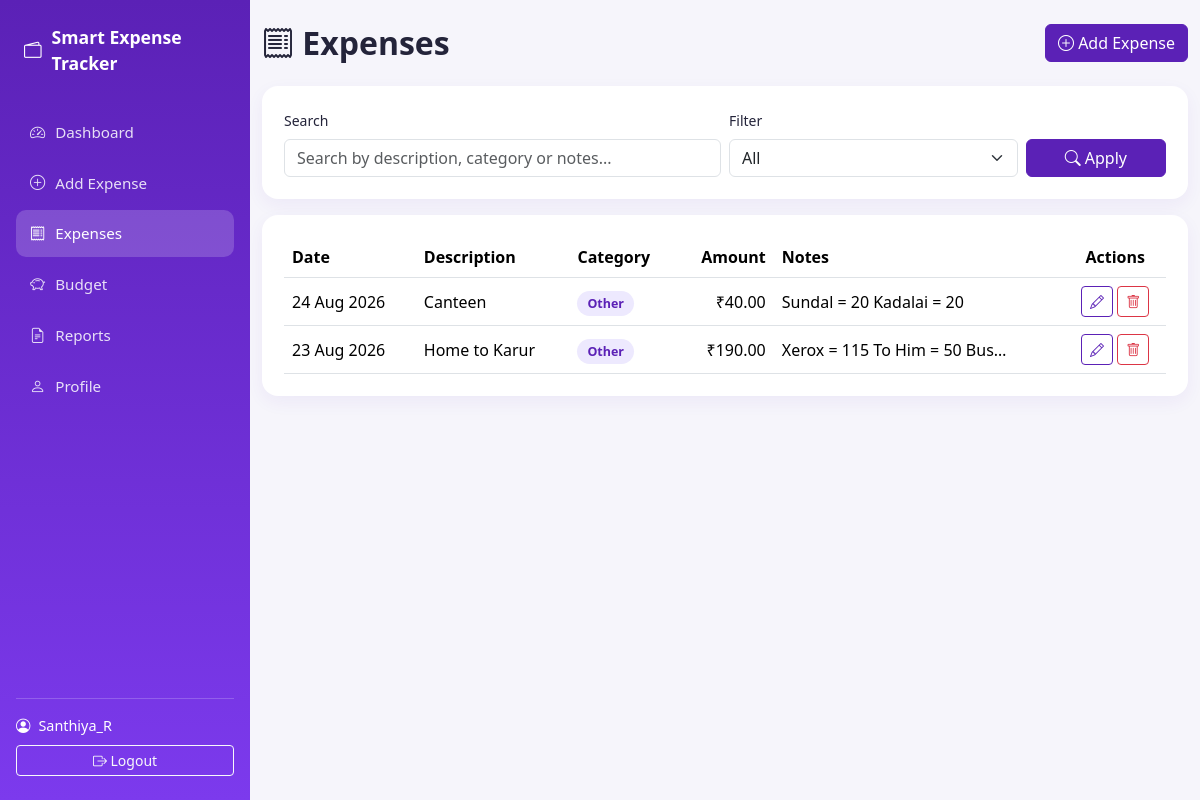
The app's page /expenses/ (signed in) with its own data.
### expenses/models.py (models this page shows, shortened)
class Expense(models.Model):
    CATEGORY_CHOICES = [
        ('Food', 'Food'),
        ('Travel', 'Travel'),
        ('Shopping', 'Shopping'),
        ('Bills', 'Bills'),
        ('Education', 'Education'),
        ('Entertainment', 'Entertainment'),
        ('Health', 'Health'),
        ('Groceries', 'Groceries'),
        ('Other', 'Other'),
    ]
    user = models.ForeignKey(
        User,
        on_delete=models.CASCADE,
        related_name='expenses',
    )
    description = models.CharField(max_length=255)
    amount = models.DecimalField(
        max_digits=10,
        decimal_places=2,
        validators=[MinValueValidator(0.01)],
    )
    category = models.CharField(
        max_length=20,
        choices=CATEGORY_CHOICES,
        default='Other',
    )
    date = models.DateField()
    notes = models.TextField(blank=True, null=True)
    created_at = models.DateTimeField(auto_now_add=True)
    updated_at = models.DateTimeField(auto_now=True)
    class Meta:
        ordering = ['-date', '-created_at']

### expenses/views.py (the view, shortened to what this page needs)
# urls.py: path('expenses/', views.expense_list_view, name='expense_list'),
@login_required
def expense_list_view(request):
    expenses = Expense.objects.filter(user=request.user)
    search_query = request.GET.get('search', '').strip()
    date_filter = request.GET.get('filter', 'all')
    today = get_today()
    if date_filter == 'today':
        expenses = expenses.filter(date=today)
    elif date_filter == 'week':
        week_start, week_end = get_week_range(today)
        expenses = expenses.filter(date__gte=week_start, date__lte=week_end)
    elif date_filter == 'month':
        month_start, month_end = get_month_range(today)
        expenses = expenses.filter(date__gte=month_start, date__lte=month_end)
    context = {
        'expenses': expenses,
        'search_query': search_query,
        'date_filter': date_filter,
    }
    return render(request, 'expenses/expense_list.html', context)

### expenses/utils.py (called while the page is built)
def get_today():
    return timezone.localdate()

### expenses/templates/expenses/expense_list.html (shortened to what this page needs)
{% extends 'expenses/base.html' %}
{% block content %}
<div class="container-fluid py-4">
    <div class="d-flex justify-content-between align-items-center mb-4 flex-wrap gap-2">
        <h2 class="fw-bold mb-0"><i class="bi bi-receipt"></i> Expenses</h2>
        <a href="{% url 'add_expense' %}" class="btn btn-primary"><i class="bi bi-plus-circle"></i> Add Expense</a>
    </div>
    <div class="panel-card mb-3">
        <form method="get" class="row g-2 align-items-end">
            <div class="col-md-6">
                <label class="form-label small">Search</label>
                <input type="text" name="search" value="{{ search_query }}" class="form-control" placeholder="Search by description, category or notes...">
            </div>
            <div class="col-md-4">
                <label class="form-label small">Filter</label>
                <select name="filter" class="form-select">
                    <option value="all" {% if date_filter == 'all' %}selected{% endif %}>All</option>
                </select>
            </div>
            <div class="col-md-2">
                <button type="submit" class="btn btn-primary w-100"><i class="bi bi-search"></i> Apply</button>
            </div>
        </form>
    </div>
    <div class="panel-card">
        {% if expenses %}
            <div class="expense-table-wrapper table-responsive">
                <table class="table table-hover align-middle mb-0">
                    <thead>
                        <tr>
                            <th>Date</th><th>Description</th><th>Category</th>
                            <th class="text-end">Amount</th><th>Notes</th><th class="text-center">Actions</th>
                        </tr>
                    </thead>
                    <tbody>
                    {% for expense in expenses %}
                        <tr>
                            <td>{{ expense.date|date:"d M Y" }}</td>
                            <td>{{ expense.description }}</td>
                            <td><span class="badge-category">{{ expense.category }}</span></td>
                            <td class="text-end">₹{{ expense.amount }}</td>
                            <td>{{ expense.notes|default:"—"|truncatechars:30 }}</td>
                            <td class="text-center">
                                <a href="{% url 'edit_expense' expense.id %}" class="btn btn-sm btn-outline-primary"><i class="bi bi-pencil"></i></a>
                                <a href="{% url 'delete_expense' expense.id %}" class="btn btn-sm btn-outline-danger"><i class="bi bi-trash"></i></a>
                            </td>
                        </tr>
                    {% endfor %}
                    </tbody>
                </table>
            </div>
        {% endif %}
    </div>
</div>
{% endblock %}

### expenses/templates/expenses/base.html (shortened to what this page needs)
{% load static %}
<!DOCTYPE html>
<html lang="en">
<head>
    <link href="https://cdnjs.cloudflare.com/ajax/libs/bootstrap/5.3.3/css/bootstrap.min.css" rel="stylesheet">
    <link rel="stylesheet" href="https://cdnjs.cloudflare.com/ajax/libs/bootstrap-icons/1.11.3/font/bootstrap-icons.min.css">
    <link rel="stylesheet" href="{% static 'expenses/css/style.css' %}">
</head>
<body>
{% if user.is_authenticated %}
<div class="app-shell">
    <nav class="sidebar" id="sidebar">
        <div class="sidebar-brand">
            <i class="bi bi-wallet2"></i>
            <span>Smart Expense Tracker</span>
        </div>
        <ul class="sidebar-nav">
            <li><a href="{% url 'dashboard' %}" class="{% if request.resolver_match.url_name == 'dashboard' %}active{% endif %}"><i class="bi bi-speedometer2"></i> Dashboard</a></li>
            <li><a href="{% url 'add_expense' %}" class="{% if request.resolver_match.url_name == 'add_expense' %}active{% endif %}"><i class="bi bi-plus-circle"></i> Add Expense</a></li>
            <li><a href="{% url 'expense_list' %}" class="{% if request.resolver_match.url_name == 'expense_list' %}active{% endif %}"><i class="bi bi-receipt"></i> Expenses</a></li>
            <li><a href="{% url 'budget' %}" class="{% if request.resolver_match.url_name == 'budget' %}active{% endif %}"><i class="bi bi-piggy-bank"></i> Budget</a></li>
            <li><a href="{% url 'report' %}" class="{% if request.resolver_match.url_name == 'report' %}active{% endif %}"><i class="bi bi-file-earmark-text"></i> Reports</a></li>
            <li><a href="{% url 'profile' %}" class="{% if request.resolver_match.url_name == 'profile' %}active{% endif %}"><i class="bi bi-person"></i> Profile</a></li>
        </ul>
        <div class="sidebar-footer">
            <div class="user-chip">
                <i class="bi bi-person-circle"></i>
                <span>{{ user.username }}</span>
            </div>
            <form method="post" action="{% url 'logout' %}">
                <button type="submit" class="btn btn-sm btn-outline-light w-100 mt-2">
                    <i class="bi bi-box-arrow-right"></i> Logout
                </button>
            </form>
        </div>
    </nav>
    <main class="main-content">
        {% block content %}{% endblock %}
    </main>
</div>
{% endif %}
</body>
</html>

### expenses/static/expenses/css/style.css (style rules this page uses)
:root { --primary: #5b21b6; --primary-light: #7c3aed; --accent-blue: #2563eb; --bg-soft: #f6f5fb; --card-radius: 16px; }
body { background-color: var(--bg-soft); font-family: 'Segoe UI', Roboto, -apple-system, sans-serif; color: #24243a; }
.app-shell { display: flex; min-height: 100vh; }
.sidebar { width: 250px; background: linear-gradient(180deg, var(--primary) 0%, var(--primary-light) 100%); color: #fff; display: flex; flex-direction: column; padding: 24px 16px; position: sticky; top: 0; height: 100vh; }
.sidebar-brand { font-size: 1.1rem; font-weight: 700; display: flex; align-items: center; gap: 10px; margin-bottom: 32px; padding: 0 8px; }
.sidebar-nav { list-style: none; padding: 0; margin: 0; flex: 1; }
.sidebar-nav li a { display: flex; align-items: center; gap: 10px; color: rgba(255,255,255,0.85); text-decoration: none; padding: 12px 14px; border-radius: 10px; margin-bottom: 4px; transition: background 0.2s ease; font-size: 0.95rem; }
.sidebar-nav li a:hover, .sidebar-nav li a.active { background: rgba(255,255,255,0.18); color: #fff; }
.sidebar-footer { border-top: 1px solid rgba(255,255,255,0.2); padding-top: 16px; }
.user-chip { display: flex; align-items: center; gap: 8px; font-size: 0.9rem; }
.main-content { flex: 1; min-width: 0; }
.panel-card { background: #fff; border-radius: var(--card-radius); padding: 22px; box-shadow: 0 6px 18px rgba(91,33,182,0.06); }
.badge-category { background: #ede9fe; color: var(--primary); padding: 4px 10px; border-radius: 20px; font-size: 0.78rem; font-weight: 600; white-space: nowrap; }
.expense-table-wrapper { display: block; }
.btn-primary { background-color: var(--primary); border-color: var(--primary); }
.btn-outline-primary { color: var(--primary); border-color: var(--primary); }
.table-responsive { overflow-x: auto; }
.container-fluid { overflow-x: hidden; }

### records on screen
Expense: date "24 Aug 2026", description "Canteen", category "Other", amount "40.00", notes "Sundal = 20 Kadalai = 20"
Expense: date "23 Aug 2026", description "Home to Karur", category "Other", amount "190.00", notes "Xerox = 115 To Him = 50 Bus…"

### other values on screen
{{ user.username }} "Santhiya_R"
